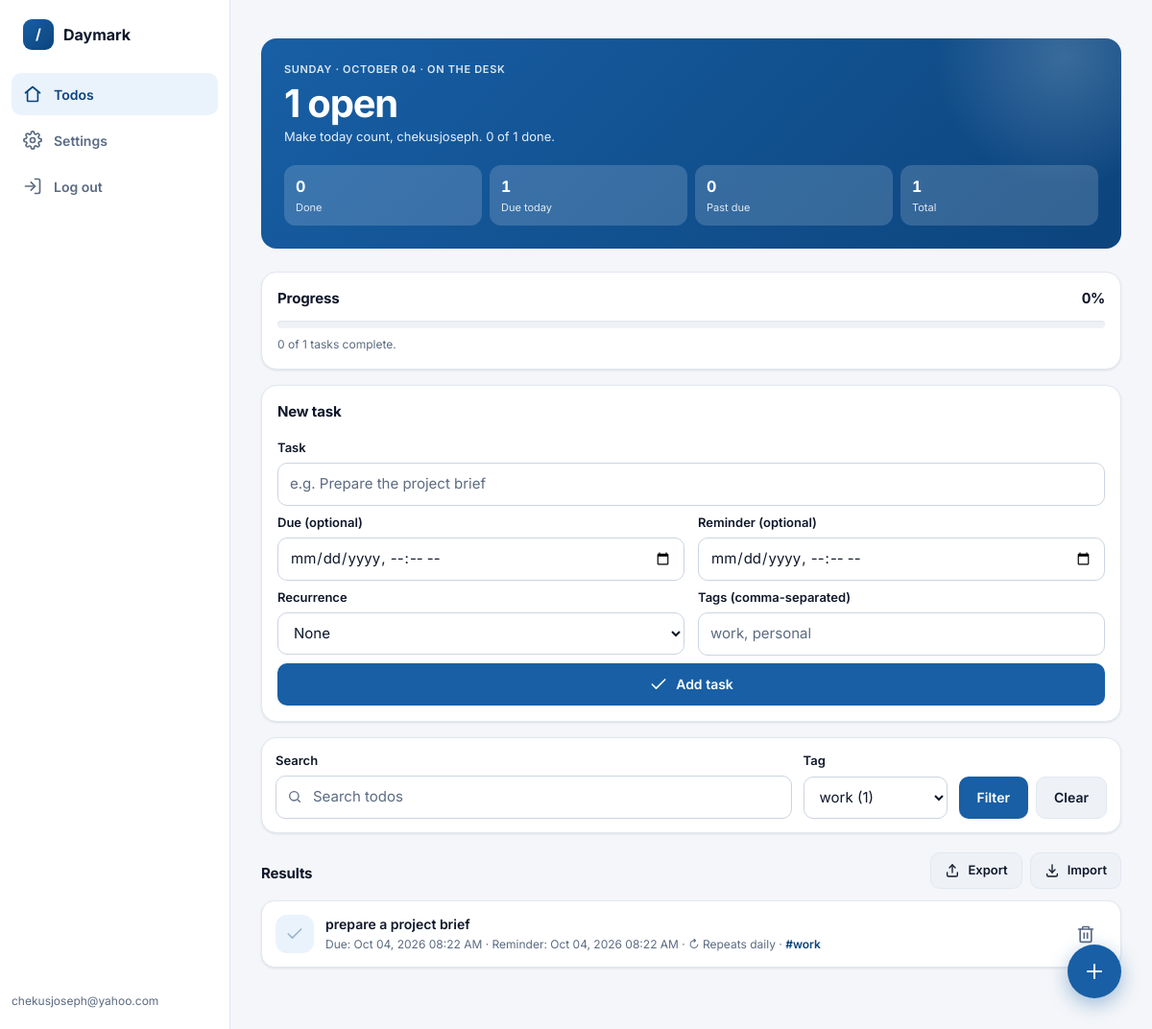
Screenshot of /todos/?tag=work (signed in) with the database file from the repository.
### app/models.py (models this page shows, shortened)
class User(UserMixin, db.Model):
    id = db.Column(db.Integer, primary_key=True)
    email = db.Column(db.String(255), unique=True, nullable=False, index=True)
    password_hash = db.Column(db.String(255), nullable=False)
    theme = db.Column(db.String(10), default="dark", nullable=False)
    created_at = db.Column(db.DateTime, default=datetime.utcnow)
    todos = db.relationship(
        "Todo", backref="user", lazy=True, cascade="all, delete-orphan"
    )

class Todo(db.Model):
    id = db.Column(db.Integer, primary_key=True)
    user_id = db.Column(db.Integer, db.ForeignKey("user.id"), nullable=False)
    title = db.Column(db.String(300), nullable=False)
    done = db.Column(db.Boolean, default=False, nullable=False)
    due_date = db.Column(db.DateTime, nullable=True)
    reminder_at = db.Column(db.DateTime, nullable=True)
    reminded = db.Column(db.Boolean, default=False, nullable=False)
    recurrence = db.Column(db.String(20), nullable=True)  # daily, weekly, monthly
    created_at = db.Column(db.DateTime, default=datetime.utcnow)
    tags = db.relationship("Tag", secondary=todo_tags, backref="todos", lazy="joined")

class Tag(db.Model):
    id = db.Column(db.Integer, primary_key=True)
    user_id = db.Column(db.Integer, db.ForeignKey("user.id"), nullable=False)
    name = db.Column(db.String(50), nullable=False)
    __table_args__ = (db.UniqueConstraint("user_id", "name", name="uq_user_tag"),)

### app/todos.py (the view)
@bp.route("/")
@login_required
def index():
    q = request.args.get("q", "").strip()
    tag = request.args.get("tag", "").strip()
    query = Todo.query.filter_by(user_id=current_user.id)
    if q:
        query = query.filter(Todo.title.ilike(f"%{q}%"))
    if tag:
        query = query.join(Todo.tags).filter(Tag.name == tag)
    todos = query.order_by(
        Todo.done.asc(), Todo.due_date.is_(None), Todo.due_date.asc()
    ).all()
    all_todos = Todo.query.filter_by(user_id=current_user.id).all()
    today = datetime.today().date()
    open_todos = [todo for todo in all_todos if not todo.done]
    completed_count = len(all_todos) - len(open_todos)
    due_today_count = sum(
        1 for todo in open_todos
        if todo.due_date and todo.due_date.date() == today
    )
    overdue_count = sum(
        1 for todo in open_todos
        if todo.due_date and todo.due_date.date() < today
    )
    progress = round((completed_count / len(all_todos)) * 100) if all_todos else 0
    avail_tags_rows = (
        db.session.query(Tag.name, db.func.count(Todo.id))
        .join(Todo.tags)
        .filter(Todo.user_id == current_user.id)
        .group_by(Tag.name)
        .all()
    )
    avail_tags = [{"name": n, "cnt": c} for n, c in avail_tags_rows]
    return render_template(
        "todos.html", todos=todos, avail_tags=avail_tags, q=q, tag=tag,
        total_count=len(all_todos), open_count=len(open_todos),
        completed_count=completed_count, due_today_count=due_today_count,
        overdue_count=overdue_count, progress=progress,
    )

### app/__init__.py (called while the page is built)
def create_app(config_class=Config):
    app = Flask(__name__)
    app.config.from_object(config_class)
    db.init_app(app)
    login_manager.init_app(app)
    from .main import bp as main_bp
    from .auth import bp as auth_bp
    from .todos import bp as todos_bp
    from .settings import bp as settings_bp
    app.register_blueprint(main_bp)
    app.register_blueprint(auth_bp)
    app.register_blueprint(todos_bp)
    app.register_blueprint(settings_bp)
    @app.context_processor
    def inject_auth_state():
        return {
            "logged_in": current_user.is_authenticated,
            "user_email": current_user.email if current_user.is_authenticated else None,
            "theme": current_user.theme if current_user.is_authenticated else "system",
            "now": datetime.now(),
        }
    with app.app_context():
        db.create_all()
    return app

### app/models.py (called while the page is built)
@login_manager.user_loader
def load_user(user_id):
    return User.query.get(int(user_id))

### app/templates/todos.html (shortened to what this page needs)
{% extends "base.html" %}
{% block content %}
{% set icons = url_for('static', filename='icons.svg') %}
<section class="balance-card" aria-labelledby="hero-label">
  <p class="eyebrow" id="hero-label">{{ now.strftime('%A · %B %d') }} · On the desk</p>
  <p class="balance-value">{{ open_count }} open</p>
  <p class="balance-note">
    Make today count, {{ user_email.split("@")[0] }}.
    {{ completed_count }} of {{ total_count }} done.
  </p>
  <div class="balance-stats">
    <div class="balance-pill">
      <div class="balance-pill-value">{{ completed_count }}</div>
      <div class="balance-pill-label">Done</div>
    </div>
    <div class="balance-pill">
      <div class="balance-pill-value">{{ due_today_count }}</div>
      <div class="balance-pill-label">Due today</div>
    </div>
    <div class="balance-pill">
      <div class="balance-pill-value">{{ overdue_count }}</div>
      <div class="balance-pill-label">Past due</div>
    </div>
    <div class="balance-pill">
      <div class="balance-pill-value">{{ total_count }}</div>
      <div class="balance-pill-label">Total</div>
    </div>
  </div>
</section>
<section class="card mb-4" aria-labelledby="progress-label">
  <div class="section-head">
    <h2 class="card-title" id="progress-label">Progress</h2>
    <span class="figure figure-sm">{{ progress }}%</span>
  </div>
  <div class="progress">
  </div>
  <p class="hint mt-2">
    {% if overdue_count %}<strong>{{ overdue_count }} past due.</strong> {% endif %}{{ completed_count }} of {{ total_count }} tasks complete.
  </p>
</section>
<section class="card mb-4" id="new-task" aria-labelledby="new-label">
  <h2 class="card-title" id="new-label">New task</h2>
  <form method="post" action="{{ url_for('todos.action') }}" class="stack-tight mt-4">
    <div>
      <label class="label" for="title">Task</label>
      <input class="input" id="title" name="title" type="text" placeholder="e.g. Prepare the project brief" required>
    </div>
    <div class="row-2">
      <div>
        <label class="label" for="due">Due (optional)</label>
        <input class="input" id="due" name="due" type="datetime-local">
      </div>
      <div>
        <label class="label" for="reminder">Reminder (optional)</label>
        <input class="input" id="reminder" name="reminder" type="datetime-local">
      </div>
    </div>
    <div class="row-2">
      <div>
        <label class="label" for="recurrence">Recurrence</label>
        <select class="input" id="recurrence" name="recurrence">
          <option value="">None</option>
        </select>
      </div>
      <div>
        <label class="label" for="tags">Tags (comma-separated)</label>
        <input class="input" id="tags" name="tags" type="text" placeholder="work, personal">
      </div>
    </div>
    <button type="submit" class="btn btn-primary btn-block">
      <svg class="icon" aria-hidden="true"><use href="{{ icons }}#check"/></svg>
      Add task
    </button>
  </form>
</section>
<form method="get" action="{{ url_for('todos.index') }}" class="filter-bar">
  <div class="filter-field filter-field-grow">
    <label class="label" for="q">Search</label>
    <div class="filter-input">
      <input class="input" id="q" name="q" type="search" placeholder="Search todos" value="{{ q or '' }}">
    </div>
  </div>
  <div class="filter-field">
    <label class="label" for="tag">Tag</label>
    <select class="input" id="tag" name="tag">
      {% for t in avail_tags %}
        <option value="{{ t.name }}" {% if tag==t.name %}selected{% endif %}>{{ t.name }} ({{ t.cnt }})</option>
      {% endfor %}
    </select>
  </div>
  <div class="filter-actions">
    <button type="submit" class="btn btn-primary">Filter</button>
    {% if q or tag %}<a class="btn btn-soft" href="{{ url_for('todos.index') }}">Clear</a>{% endif %}
  </div>
</form>
<div class="section-head">
  <h2 class="card-title">{% if q or tag %}Results{% else %}Your tasks{% endif %}</h2>
  <div class="head-actions">
    <a href="{{ url_for('todos.export_data') }}" class="btn btn-soft btn-sm" title="Export tasks">
      <svg class="icon icon-sm" aria-hidden="true"><use href="{{ icons }}#export"/></svg>Export
    </a>
    <a href="{{ url_for('todos.import_data') }}" class="btn btn-soft btn-sm" title="Import tasks">
      <svg class="icon icon-sm" aria-hidden="true"><use href="{{ icons }}#download"/></svg>Import
    </a>
  </div>
</div>
{% if todos %}
<ul class="expense-list">
  {% for todo in todos %}
  {% set overdue = todo.due_date and not todo.done and todo.due_date.date() < now.date() %}
  <li class="expense-row{{ ' is-income' if todo.done }}">
    <form method="post" action="{{ url_for('todos.action') }}" class="contents">
      <button type="submit" class="expense-icon" aria-label="{{ 'Mark not done' if todo.done else 'Mark done' }}: {{ todo.title }}">
        <svg class="icon" aria-hidden="true"><use href="{{ icons }}#check"/></svg>
      </button>
    </form>
    <div class="expense-body">
      <div class="expense-title">{{ todo.title }}</div>
      <div class="expense-meta">
        {% if todo.due_date %}<span class="{{ 'is-late' if overdue }}">{{ 'Overdue' if overdue else 'Due' }}: {{ todo.due_date.strftime('%b %d, %Y %I:%M %p') }}</span>{% endif %}
        {% if todo.reminder_at %} · Reminder: {{ todo.reminder_at.strftime('%b %d, %Y %I:%M %p') }}{% if todo.reminded %} (notified){% endif %}{% endif %}
        {% if todo.recurrence %} · ↻ Repeats {{ todo.recurrence }}{% endif %}
        {% for t in todo.tags %}{{ ' · ' if loop.first and (todo.due_date or todo.reminder_at or todo.recurrence) else ' ' }}<a href="{{ url_for('todos.index') }}?tag={{ t.name }}">#{{ t.name }}</a>{% endfor %}
      </div>
    </div>
    <span class="expense-actions">
      <form method="post" action="{{ url_for('todos.action') }}">
        <button type="submit" class="btn-icon is-danger">
          <svg class="icon" aria-hidden="true"><use href="{{ icons }}#trash"/></svg>
        </button>
      </form>
    </span>
  </li>
  {% endfor %}
</ul>
{% endif %}
<a href="#new-task" class="fab">
  <svg class="icon icon-lg" aria-hidden="true"><use href="{{ icons }}#plus"/></svg>
</a>
{% endblock %}

### app/templates/base.html (shortened to what this page needs)
<!DOCTYPE html>
<html lang="en" data-theme="{{ theme }}" class="{{ 'dark' if theme == 'dark' else '' }}">
<head>
  <link rel="stylesheet" href="{{ url_for('static', filename='css/app.css') }}">
  <link rel="stylesheet" href="{{ url_for('static', filename='css/todo.css') }}">
</head>
{% set icons = url_for('static', filename='icons.svg') %}
{% set chrome = logged_in and not auth_page %}
<body{% if chrome %} class="has-chrome"{% endif %}>
  {% if chrome %}
  {% set ep = request.endpoint or '' %}
  <nav class="tabbar" aria-label="Main">
    <div class="sidebar-brand">
      <span class="brand-mark" aria-hidden="true">/</span>
      <span>Daymark</span>
    </div>
    <a href="{{ url_for('todos.index') }}" class="nav-item" {% if ep.startswith('todos.') %}aria-current="page"{% endif %}>
      <svg class="icon" aria-hidden="true"><use href="{{ icons }}#home"/></svg>
      <span>Todos</span>
    </a>
    <a href="{{ url_for('settings.index') }}" class="nav-item" {% if ep.startswith('settings.') %}aria-current="page"{% endif %}>
      <svg class="icon" aria-hidden="true"><use href="{{ icons }}#settings"/></svg>
      <span>Settings</span>
    </a>
    <a href="{{ url_for('auth.logout') }}" class="nav-item">
      <svg class="icon" aria-hidden="true"><use href="{{ icons }}#logout"/></svg>
      <span>Log out</span>
    </a>
    <p class="sidebar-foot hint">{{ user_email }}</p>
  </nav>
  <main class="app-main">
  {% endif %}
    {% block content %}{% endblock %}
  {% if chrome %}
  </main>
  {% else %}
    </div>
  </main>
  {% endif %}
</body>
</html>

### app/static/css/app.css (style rules this page uses)
:root { color-scheme:light;--canvas:#f4f6f9;--surface:#fff;--surface-2:#f8fafc;--surface-3:#eef2f7;--line:#e2e8f0;--line-strong:#cbd5e1;--ink:#0f172a;--ink-muted:#5b6b82;--brand:#185fa5;--brand-strong:#0c447c;--brand-ink:#0c447c;--brand-soft:#eaf3fc;--safe:#16a34a;--safe-ink:#15803d;--safe-soft:#e8f6ee;--near:#d97706;--near-ink:#b45309;--near-soft:#fdf3e3;--over:#dc2626;--over-ink:#b42318;--over-soft:#fdecea;--shadow-card:0 1px 2px #0f172a0a, 0 1px 3px #0f172a0f;--shadow-pop:0 10px 30px #0f172a1f }

### app/static/css/todo.css (style rules this page uses)
button.expense-icon { border: 0; cursor: pointer; padding: 0; font: inherit; transition: background-color .15s, color .15s; }
button.expense-icon .icon { opacity: .35; transition: opacity .15s; }
.expense-title { white-space: normal; overflow-wrap: anywhere; }
.expense-meta a { color: var(--brand-ink); font-weight: 600; text-decoration: none; }
.expense-actions form, .contents { display: contents; }
.expense-actions { gap: 0; }
.head-actions { display: flex; gap: 8px; }
.row-2 { display: grid; grid-template-columns: 1fr; gap: 14px; }
@media (min-width: 560px) { .row-2 { grid-template-columns: 1fr 1fr; } }
.fab { text-decoration: none; }

### rows the page displays
User: email "chekusjoseph@yahoo.com", email "chekusjoseph"
Todo: title "prepare a project brief", value "Due", due_date "Oct 04, 2026 08:22 AM", reminder_at "Oct 04, 2026 08:22 AM", recurrence "daily", due_date "·"
Tag: name "work"

### other values shown
{{ open_count }} "1"
{{ completed_count }} "0"
{{ total_count }} "1"
{{ due_today_count }} "1"
{{ overdue_count }} "0"
{{ progress }} "0"
form field tag "work (1)"
